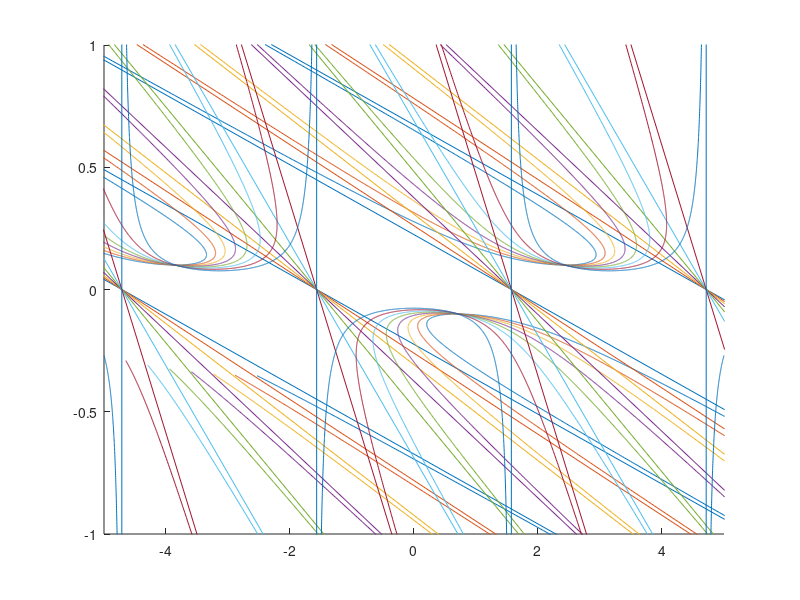

The MATLAB source for this figure:
function sensorless()
  pkg load statistics

  numplots = 8;
  timestep = 0.1;
  va = 1;
  omega = -0.1; % Rad/s

  p = [-5:0.001:5];
  x = zeros(numplots, columns(p));
  y = zeros(numplots, columns(p));

  hold on;
  
  for i = [1:numplots]
    theta = (i - 1) * 0.1;
    s = timestep * (numplots - i);
    v = va * omega * cos(theta);
  
    M = [1 s; 0 v];

    x(i,:) = p + s*sec(p);
    y(i,:) = v*sec(p);

    plot(x(i,:),y(i,:));
    xlim([-5 5]);
    ylim([-1 1]);
  end
    
  ## realtheta = 0;
    
  ## theta = [-5:0.01:5];
  ## ke = 1;
  
  ## v = [cos(realtheta);cos(realtheta-2*pi/3);cos(realtheta-4*pi/3)];
  ## omega = (v + random("Normal", 0, 0.5, [3 1]))./(ke*cos(theta-[0;2*pi/3;4*pi/3]));
  ## plot(theta,omega(1,:),theta,omega(2,:),theta,omega(3,:));
  ## ylim([-10 10]);
endfunction
